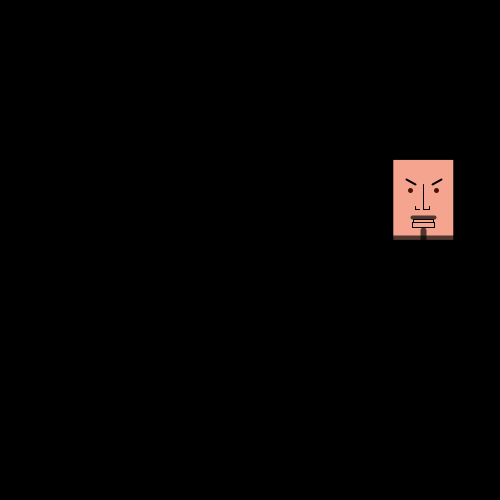
Frame 1 (no input)
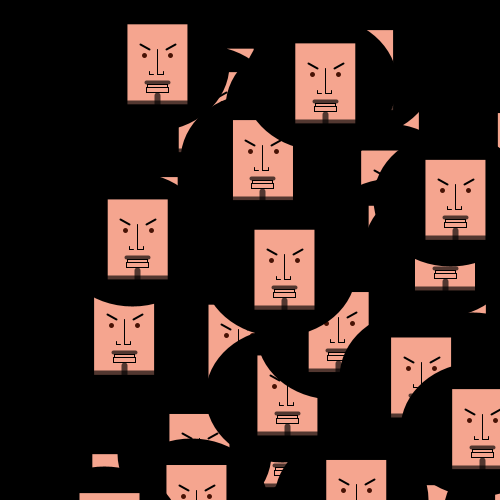
Frame 60 (the mouse pressed at the canvas centre just before this capture)
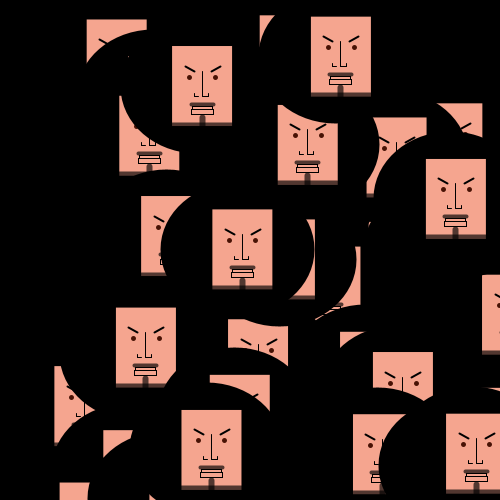
Frame 120 (the mouse held since frame 60 and released just before this capture)

The Processing sketch that drew these frames (run headless with seeded random() and noise(); from frame 60 on, the mouse is pressed at the canvas centre):

// Processing sketch: processing_40964
// ── processing_40964.pde

Write [] writes = new Write[10];

void setup() {
  size(500, 500);
  smooth();
  background(0);

  for (int a=0; a < writes.length; a++) {
    writes[a] = new Write();
  }
}

void draw() {
  for (int a=0; a < writes.length; a++) {
    writes[a].display(); //draws the first man
    writes[a].update();  //keeps piling on the men
  }
}


class Write {
  //places the heads
  float x= random(width);
  float y= random(width);

  Write() {
  }

  void display() {
    angryParris(x, y);
  }


  void update() {
    x= random(-20, width);
    y= random(-20, height);
  }
}



void angryParris(float x, float y) {
  translate(x, y);

  //hair
  ellipseMode(CORNER);
  fill(0);
  stroke(0);
  ellipse(20, 5, 150, 130);

  //face
  fill(245, 165, 143);
  noStroke();
  rect(70, 30, 60, 80);
  stroke(0);
  strokeWeight(2);

  //eyes
  line(83, 50, 92, 55);
  line(109, 55, 118, 50);
  strokeWeight(5);
  stroke(72, 18, 4);
  point(87.5, 61);
  point(113.5, 61);

  //facial features
  stroke(0);
  strokeWeight(1);
  line(100, 55, 100, 80);
  line(100, 80, 106, 80);
  line(106, 80, 106, 77);
  line(92, 77, 92, 80);
  line(92, 80, 96, 80);
  fill(245, 165, 143);
  rect(90, 90, 20, 3);
  rect(89, 93, 22, 5);
  strokeWeight(6);
  stroke(0, 0, 0, 170);
  line(100, 101, 100, 110);
  line(70, 109, 130, 109);
  strokeWeight(4);
  line(89, 88, 111, 88);
}
